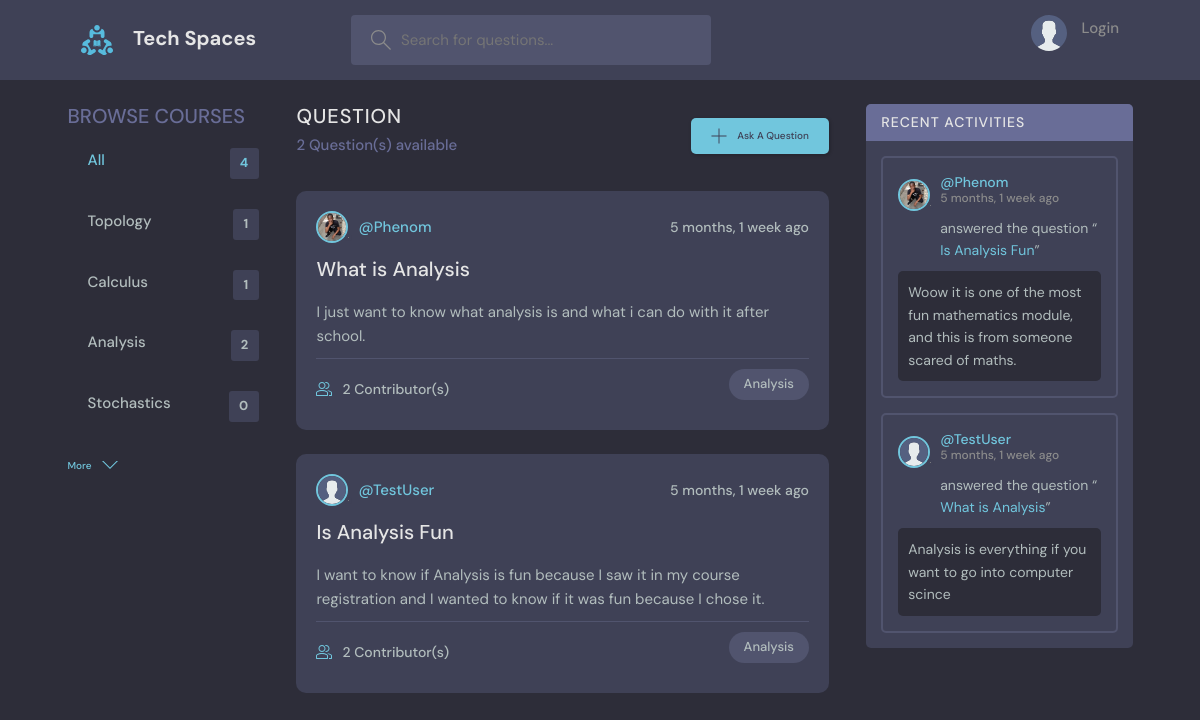
Page /?query=Analysis on the earlier database version.
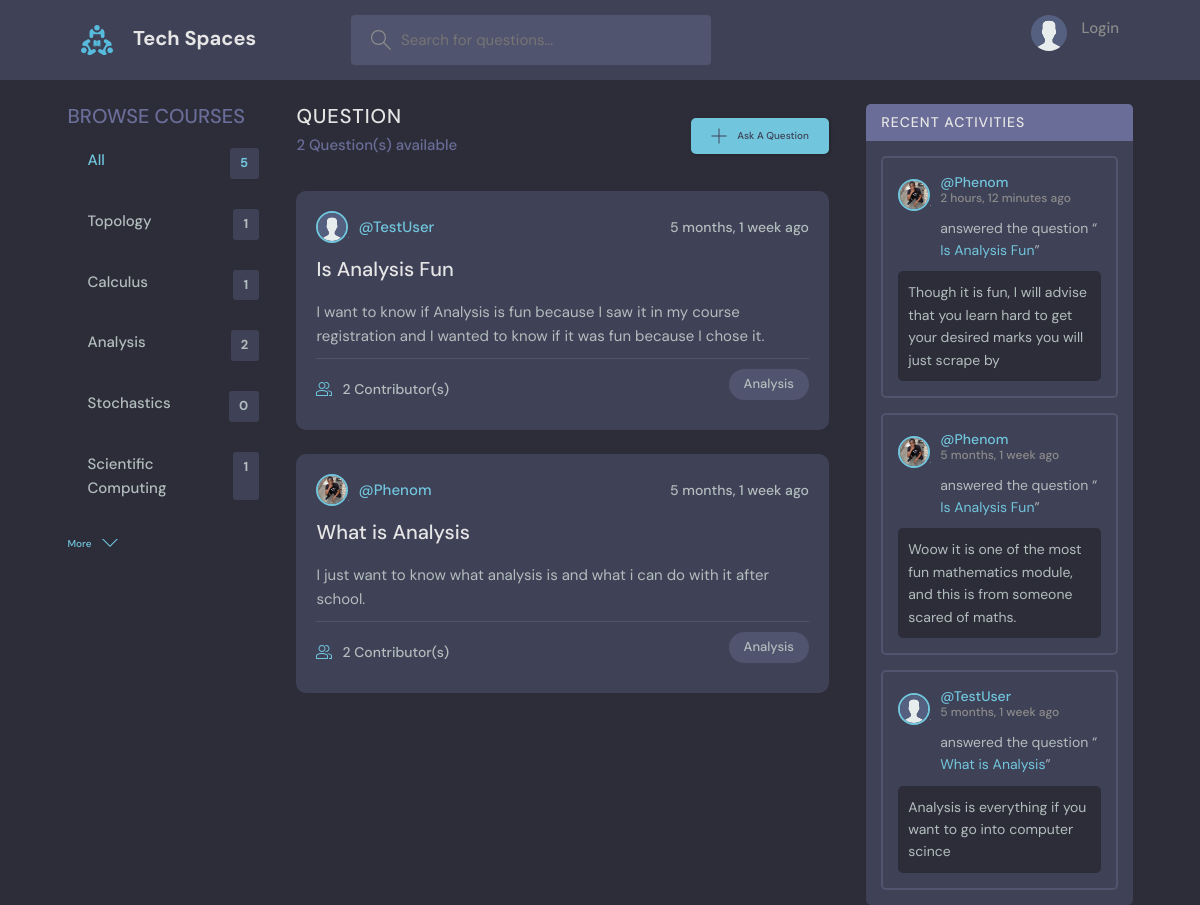
Same page on the later database version.
### core/models.py (models this page shows, shortened)
class Course(models.Model):
    name = models.CharField(max_length=200)
    def __str__(self):
        return self.name

class Question(models.Model):
    student = models.ForeignKey(User, on_delete=models.SET_NULL, null=True)
    course = models.ForeignKey(Course, on_delete=models.SET_NULL, null=True)
    name = models.CharField(max_length=200)
    description = models.TextField(null=True, blank=True)
    contributors = models.ManyToManyField(User, related_name='participants', blank=True)
    updated = models.DateTimeField(auto_now=True)
    created = models.DateTimeField(auto_now_add=True)
    class Meta:
        ordering = ["-updated", "-created"]
    def __str__(self):
        return self.name

class User(AbstractUser):
    name = models.CharField(max_length=200, null=True)
    email = models.EmailField(unique=True, null=True)
    bio = models.TextField(null=True)
    avatar = models.ImageField(null=True, default='avatar.svg', upload_to='avatars')
    REQUIRED_FIELDS = []
    def __str__(self):
        return self.username

class Answer(models.Model):
    student = models.ForeignKey(User, on_delete=models.CASCADE)
    question = models.ForeignKey(Question, on_delete=models.CASCADE)
    body = models.TextField()
    updated = models.DateTimeField(auto_now=True)
    created = models.DateTimeField(auto_now_add=True)
    up_votes = models.PositiveIntegerField(default=0)
    down_votes = models.PositiveIntegerField(default=0)
    class Meta:
        ordering = ["-up_votes", "-created"]

### core/views.py (the view)
# urls.py: path('', views.Index.as_view(), name='home'),
class Index(View):
    def get(self, request):
        courses = Course.objects.filter()[:5]
        query = request.GET.get('query') if request.GET.get('query') else ""
        questions = Question.objects.filter(
            Q(course__name__icontains=query) |
            Q(name__icontains=query) |
            Q(student__username__icontains=query) |
            Q(description__icontains=query)
        )
        question_count = Question.objects.all().count()
        answers = Answer.objects.filter(question__course__name__icontains=query).order_by(
            '-created')
        context = {
            'query_questions': questions,
            'courses': courses,
            'question_answers': answers,
            'question_count': question_count,
        }
        return render(request, 'core/index.html', context)

### core/templates/core/index.html (shortened to what this page needs)
{% extends 'core/base.html' %}
    {% block content %}
        <main class="layout layout--3">
            <div class="container">
                {% include 'core/_courses.html' %}
                {% include 'core/_questions.html' %}
                {% include 'core/_activities.html' %}
{% endblock content %}

### core/templates/core/_courses.html
<div class="topics">
    <div class="topics__header">
        <h2>Browse Courses</h2>
    </div>
    <ul class="topics__list">
        <li>
            <a href="/" class="active">All <span>{{ question_count }}</span></a>
        </li>
        {% for course in courses %}
            <li>
                <a href="{% url 'home' %}?query={{ course.name }}">{{ course }} <span>
                {{ course.question_set.all.count }}</span></a>
            </li>
        {% endfor %}
    </ul>
    <a class="btn btn--link" href="{% url 'all_courses' %}">
        More
        <svg version="1.1" xmlns="http://www.w3.org/2000/svg" width="32" height="32" viewBox="0 0 32 32">
        <title>chevron-down</title>
        <path d="M16 21l-13-13h-3l16 16 16-16h-3l-13 13z"></path>
        </svg>
    </a>
</div>

### core/templates/core/_questions.html (shortened to what this page needs)
<div class="roomList">
    <div class="roomList__header">
        <div>
        <h2>Question</h2>
        <p>{{ query_questions.count }} Question(s) available</p>
        </div>
        <a class="btn btn--main" href="{% url 'ask_question' %}">
        <svg version="1.1" xmlns="http://www.w3.org/2000/svg" width="32" height="32" viewBox="0 0 32 32">
            <title>add</title>
            <path
            d="M16.943 0.943h-1.885v14.115h-14.115v1.885h14.115v14.115h1.885v-14.115h14.115v-1.885h-14.115v-14.115z"
            ></path>
        </svg>
        Ask A Question
        </a>
    </div>
    {% for question in query_questions %}
        <div class="roomListRoom">
            <div class="roomListRoom__header">
            <a href="{% url 'profile' question.student.username %}" class="roomListRoom__author">
                <div class="avatar avatar--small">
                <img src="{{ question.student.avatar.url }}" />
                </div>
                <span>@{{ question.student }}</span>
            </a>
            <div class="roomListRoom__actions">
                <span>{{ question.created | timesince }} ago</span>
            </div>
            </div>
            <div class="roomListRoom__content">
            <a href="{% url 'get_question' question.id %}">{{ question.name }}</a>
            <p>
                {{ question.description }}
            </p>
            </div>
            <div class="roomListRoom__meta">
            <a href="{% url 'get_question' question.id %}" class="roomListRoom__joined">
                {{ question.contributors.count }} Contributor(s)
            </a>
            <p class="roomListRoom__topic">{{ question.course }}</p>
            </div>
        </div>
    {% endfor %}
</div>

### core/templates/core/_activities.html (shortened to what this page needs)
        <div class="activities">
            <div class="activities__header">
                <h2>Recent Activities</h2>
            </div>
          {% for answer in question_answers %}
            <div class="activities__box">
              <div class="activities__boxHeader roomListRoom__header">
                <a href="{% url 'profile' answer.student.username %}" class="roomListRoom__author">
                  <div class="avatar avatar--small">
                    <img src="{{ answer.student.avatar.url }}" />
                  </div>
                  <p>
                    @{{ answer.student }}
                    <span>{{ answer.created | timesince }} ago</span>
                  </p>
                </a>
              </div>
              <div class="activities__boxContent">
                <p>answered the question “<a href="{% url 'get_question' answer.question.id %}">{{ answer.question }}</a>”</p>
                <div class="activities__boxRoomContent">
                  {{ answer.body }}
                </div>
              </div>
            </div>
          {% endfor %}
          </div>
        </div>
    </main>

Differences in the rows shown:
added Course: name "Scientific Computing", question_set.all.count "1"
changed Question "Is Analysis Fun": moves up the list
added Answer: student.avatar (picture), student "Phenom", created "2 hours, 12 minutes", question "Is Analysis Fun", body "Though it is fun, I will advise that you learn hard to get your desired marks you will just scrape by"
Other differences:
{{ question_count }}: "4" → "5"
